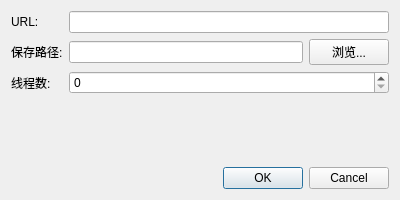
<?xml version="1.0" encoding="UTF-8"?>
<ui version="4.0">
 <class>NewTaskDialog</class>
 <widget class="QDialog" name="NewTaskDialog">
  <property name="geometry">
   <rect>
    <x>0</x>
    <y>0</y>
    <width>400</width>
    <height>200</height>
   </rect>
  </property>
  <property name="windowTitle">
   <string>Dialog</string>
  </property>
  <layout class="QVBoxLayout" name="verticalLayout">
   <item>
    <layout class="QFormLayout" name="formLayout">
     <item row="0" column="0">
      <widget class="QLabel" name="urlLabel">
       <property name="text">
        <string>URL:</string>
       </property>
      </widget>
     </item>
     <item row="0" column="1">
      <widget class="QLineEdit" name="urlLineEdit"/>
     </item>
     <item row="1" column="0">
      <widget class="QLabel" name="savePathLabel">
       <property name="text">
        <string>保存路径:</string>
       </property>
      </widget>
     </item>
     <item row="1" column="1">
      <layout class="QHBoxLayout" name="horizontalLayout">
       <item>
        <widget class="QLineEdit" name="savePathLineEdit"/>
       </item>
       <item>
        <widget class="QPushButton" name="browseButton">
         <property name="text">
          <string>浏览...</string>
         </property>
        </widget>
       </item>
      </layout>
     </item>
     <item row="2" column="0">
      <widget class="QLabel" name="threadCountLabel">
       <property name="text">
        <string>线程数:</string>
       </property>
      </widget>
     </item>
     <item row="2" column="1">
      <widget class="QSpinBox" name="threadCountSpinBox"/>
     </item>
    </layout>
   </item>
   <item>
    <spacer name="verticalSpacer">
     <property name="orientation">
      <enum>Qt::Vertical</enum>
     </property>
     <property name="sizeHint" stdset="0">
      <size>
       <width>20</width>
       <height>40</height>
      </size>
     </property>
    </spacer>
   </item>
   <item>
    <widget class="QDialogButtonBox" name="buttonBox">
     <property name="orientation">
      <enum>Qt::Horizontal</enum>
     </property>
     <property name="standardButtons">
      <set>QDialogButtonBox::Cancel|QDialogButtonBox::Ok</set>
     </property>
    </widget>
   </item>
  </layout>
 </widget>
 <resources/>
 <connections>
  <connection>
   <sender>buttonBox</sender>
   <signal>accepted()</signal>
   <receiver>NewTaskDialog</receiver>
   <slot>accept()</slot>
   <hints>
    <hint type="sourcelabel">
     <x>248</x>
     <y>254</y>
    </hint>
    <hint type="destinationlabel">
     <x>157</x>
     <y>274</y>
    </hint>
   </hints>
  </connection>
  <connection>
   <sender>buttonBox</sender>
   <signal>rejected()</signal>
   <receiver>NewTaskDialog</receiver>
   <slot>reject()</slot>
   <hints>
    <hint type="sourcelabel">
     <x>316</x>
     <y>260</y>
    </hint>
    <hint type="destinationlabel">
     <x>286</x>
     <y>274</y>
    </hint>
   </hints>
  </connection>
 </connections>
</ui>
